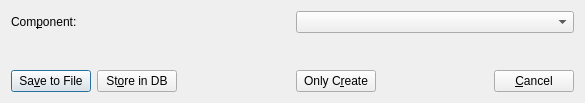
<?xml version="1.0" encoding="UTF-8"?>
<ui version="4.0">
 <class>CreatorDlg</class>
 <widget class="QDialog" name="CreatorDlg">
  <property name="geometry">
   <rect>
    <x>0</x>
    <y>0</y>
    <width>585</width>
    <height>103</height>
   </rect>
  </property>
  <property name="maximumSize">
   <size>
    <width>16777215</width>
    <height>124</height>
   </size>
  </property>
  <property name="windowTitle">
   <string>Component Creator</string>
  </property>
  <layout class="QGridLayout" name="gridLayout">
   <item row="0" column="0">
    <layout class="QVBoxLayout" name="verticalLayout">
     <item>
      <layout class="QHBoxLayout" name="horizontalLayout_2">
       <item>
        <widget class="QLabel" name="compLabel">
         <property name="text">
          <string>Com&amp;ponent:</string>
         </property>
         <property name="buddy">
          <cstring>compComboBox</cstring>
         </property>
        </widget>
       </item>
       <item>
        <widget class="QComboBox" name="compComboBox"/>
       </item>
      </layout>
     </item>
     <item>
      <spacer name="verticalSpacer_2">
       <property name="orientation">
        <enum>Qt::Vertical</enum>
       </property>
       <property name="sizeHint" stdset="0">
        <size>
         <width>559</width>
         <height>13</height>
        </size>
       </property>
      </spacer>
     </item>
     <item>
      <layout class="QHBoxLayout" name="horizontalLayout">
       <item>
        <widget class="QPushButton" name="savePushButton">
         <property name="text">
          <string>Sa&amp;ve to File</string>
         </property>
        </widget>
       </item>
       <item>
        <widget class="QPushButton" name="storePushButton">
         <property name="text">
          <string>St&amp;ore in DB</string>
         </property>
        </widget>
       </item>
       <item>
        <spacer name="horizontalSpacer">
         <property name="orientation">
          <enum>Qt::Horizontal</enum>
         </property>
         <property name="sizeHint" stdset="0">
          <size>
           <width>40</width>
           <height>20</height>
          </size>
         </property>
        </spacer>
       </item>
       <item>
        <widget class="QPushButton" name="applyPushButton">
         <property name="text">
          <string>Only C&amp;reate</string>
         </property>
        </widget>
       </item>
       <item>
        <spacer name="horizontalSpacer_2">
         <property name="orientation">
          <enum>Qt::Horizontal</enum>
         </property>
         <property name="sizeHint" stdset="0">
          <size>
           <width>40</width>
           <height>20</height>
          </size>
         </property>
        </spacer>
       </item>
       <item>
        <widget class="QPushButton" name="cancelPushButton">
         <property name="text">
          <string>&amp;Cancel</string>
         </property>
        </widget>
       </item>
      </layout>
     </item>
    </layout>
   </item>
  </layout>
 </widget>
 <tabstops>
  <tabstop>compComboBox</tabstop>
  <tabstop>savePushButton</tabstop>
  <tabstop>storePushButton</tabstop>
  <tabstop>applyPushButton</tabstop>
  <tabstop>cancelPushButton</tabstop>
 </tabstops>
 <resources/>
 <connections/>
</ui>
